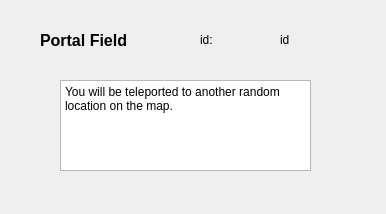
<?xml version="1.0" encoding="UTF-8"?>
<ui version="4.0">
 <class>PortalWindow</class>
 <widget class="QDialog" name="PortalWindow">
  <property name="geometry">
   <rect>
    <x>0</x>
    <y>0</y>
    <width>386</width>
    <height>214</height>
   </rect>
  </property>
  <property name="windowTitle">
   <string>Dialog</string>
  </property>
  <widget class="QLabel" name="name">
   <property name="geometry">
    <rect>
     <x>40</x>
     <y>30</y>
     <width>121</width>
     <height>21</height>
    </rect>
   </property>
   <property name="font">
    <font>
     <pointsize>12</pointsize>
     <bold>true</bold>
    </font>
   </property>
   <property name="text">
    <string>Portal Field</string>
   </property>
  </widget>
  <widget class="QLabel" name="id_d">
   <property name="geometry">
    <rect>
     <x>200</x>
     <y>30</y>
     <width>63</width>
     <height>20</height>
    </rect>
   </property>
   <property name="text">
    <string>id:</string>
   </property>
  </widget>
  <widget class="QLabel" name="id">
   <property name="geometry">
    <rect>
     <x>280</x>
     <y>30</y>
     <width>63</width>
     <height>20</height>
    </rect>
   </property>
   <property name="text">
    <string>id</string>
   </property>
  </widget>
  <widget class="QTextBrowser" name="textBrowser">
   <property name="geometry">
    <rect>
     <x>60</x>
     <y>80</y>
     <width>251</width>
     <height>91</height>
    </rect>
   </property>
   <property name="html">
    <string>&lt;!DOCTYPE HTML PUBLIC &quot;-//W3C//DTD HTML 4.0//EN&quot; &quot;http://www.w3.org/TR/REC-html40/strict.dtd&quot;&gt;
&lt;html&gt;&lt;head&gt;&lt;meta name=&quot;qrichtext&quot; content=&quot;1&quot; /&gt;&lt;meta charset=&quot;utf-8&quot; /&gt;&lt;style type=&quot;text/css&quot;&gt;
p, li { white-space: pre-wrap; }
&lt;/style&gt;&lt;/head&gt;&lt;body style=&quot; font-family:'Segoe UI'; font-size:9pt; font-weight:400; font-style:normal;&quot;&gt;
&lt;p style=&quot; margin-top:0px; margin-bottom:0px; margin-left:0px; margin-right:0px; -qt-block-indent:0; text-indent:0px;&quot;&gt;You will be teleported to another random location on the map.&lt;/p&gt;&lt;/body&gt;&lt;/html&gt;</string>
   </property>
  </widget>
 </widget>
 <resources/>
 <connections/>
</ui>
